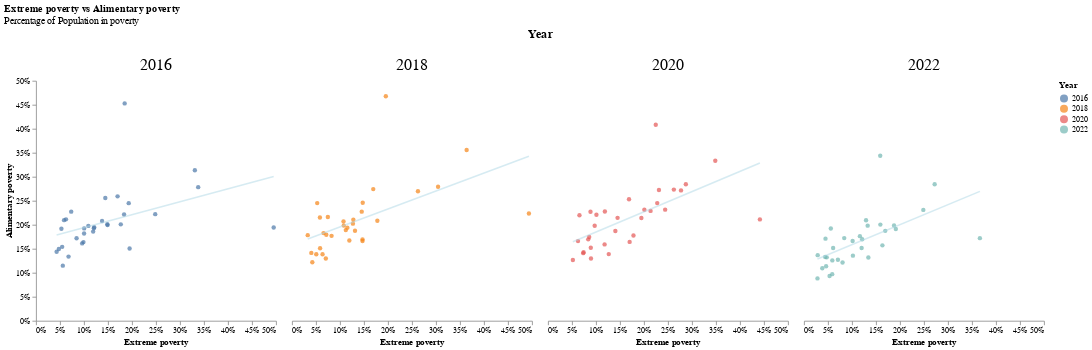

This figure's notebook cell:
### Code cell
# Do an scatter plot to see correlation between alimentary poverty and extreme poverty

def scatter_plot_poverty(df, first_variable, second_variable):
    source = df
    first_var_str_clean = first_variable.replace("_", " ").capitalize()
    second_var_str_clean = second_variable.replace("_", " ").capitalize()
    title_label = f"{first_var_str_clean} vs {second_var_str_clean}"
    scatter_chart = alt.Chart(source).mark_circle().encode(
        x = alt.X("extreme_poverty", title=first_var_str_clean, axis=alt.Axis(format="%")),
        y = alt.Y("alimentary_poverty", title=second_var_str_clean, axis=alt.Axis(format="%")),
        color = alt.Color("year:N", legend=alt.Legend(title="Year")),
        tooltip=["state_name"]
    ).interactive()
    scatter_chart = scatter_chart
    regression_line = scatter_chart.transform_regression("extreme_poverty", "alimentary_poverty").mark_line(color="lightblue",
                                                                                                            opacity=0.5).encode(
                                                                                                                            color=alt.value("lightblue")
                                                                                                                        )
    chart = (scatter_chart + regression_line)
    faceted_chart = chart.facet(column=alt.Column("year:O",
                                                  title="Year",
                                                  header=alt.Header(titleFontSize=15,
                                                                    labelFontSize=20))).properties(title = {"text": title_label, 
                                                      "subtitle": "Percentage of Population in poverty"}).configure_axis(grid=False
).configure_view(strokeWidth=0)
    
    return faceted_chart
scatter_chart = scatter_plot_poverty(poverty_df, "extreme_poverty", "alimentary_poverty")
scatter_chart.save("/Users/danielm/Documents/UChicago/Harris/data_visualization/Poverty_Alimentary_Poverty_in_Mexico/visualizations/scatter_plot_alimentary_vs_extreme.svg")
scatter_chart

### Figure 1 — Vega-Lite specification as saved in the notebook (floating-point values rounded to 4 significant figures)
{"config": {"view": {"continuousWidth": 300, "continuousHeight": 300, "strokeWidth": 0}, "axis": {"grid": false}}, "data": {"name": "data-031dac432dbc24df8c7cc349ce4a99cc"}, "facet": {"column": {"field": "year", "header": {"labelFontSize": 20, "titleFontSize": 15}, "title": "Year", "type": "ordinal"}}, "spec": {"layer": [{"mark": {"type": "circle"}, "encoding": {"color": {"field": "year", "legend": {"title": "Year"}, "type": "nominal"}, "tooltip": [{"field": "state_name", "type": "nominal"}], "x": {"axis": {"format": "%"}, "field": "extreme_poverty", "title": "Extreme poverty", "type": "quantitative"}, "y": {"axis": {"format": "%"}, "field": "alimentary_poverty", "title": "Alimentary poverty", "type": "quantitative"}}, "name": "view_10"}, {"mark": {"type": "line", "color": "lightblue", "opacity": 0.5}, "encoding": {"color": {"value": "lightblue"}, "tooltip": [{"field": "state_name", "type": "nominal"}], "x": {"axis": {"format": "%"}, "field": "extreme_poverty", "title": "Extreme poverty", "type": "quantitative"}, "y": {"axis": {"format": "%"}, "field": "alimentary_poverty", "title": "Alimentary poverty", "type": "quantitative"}}, "transform": [{"on": "extreme_poverty", "regression": "alimentary_poverty"}]}]}, "params": [{"name": "param_11", "select": {"type": "interval", "encodings": ["x", "y"]}, "bind": "scales", "views": ["view_10"]}], "title": {"text": "Extreme poverty vs Alimentary poverty", "subtitle": "Percentage of Population in poverty"}, "$schema": "https://vega.github.io/schema/vega-lite/v5.20.1.json", "datasets": {"data-031dac432dbc24df8c7cc349ce4a99cc": [{"Unnamed: 0": 0, "index": 0, "state_code": 1, "alimentary_poverty": 0.172, "extreme_poverty": 0.08453, "state_name": "AGUASCALIENTES", "year": 2016, "state_name_for_map": "Aguascalientes"}, {"Unnamed: 0": 1, "index": 1, "state_code": 2, "alimentary_poverty": 0.1495, "extreme_poverty": 0.04761, "state_name": "BAJA CALIFORNIA", "year": 2016, "state_name_for_map": "Baja California"}, {"Unnamed: 0": 2, "index": 2, "state_code": 3, "alimentary_poverty": 0.1918, "extreme_poverty": 0.05292, "state_name": "BAJA CALIFORNIA SUR", "year": 2016, "state_name_for_map": "Baja California Sur"}, {"Unnamed: 0": 3, "index": 3, "state_code": 4, "alimentary_poverty": 0.256, "extreme_poverty": 0.1444, "state_name": "CAMPECHE", "year": 2016, "state_name_for_map": "Campeche"}, {"Unnamed: 0": 4, "index": 4, "state_code": 5, "alimentary_poverty": 0.1612, "extreme_poverty": 0.09612, "state_name": "COAHUILA", "year": 2016, "state_name_for_map": "Coahuila"}, {"Unnamed: 0": 5, "index": 5, "state_code": 6, "alimentary_poverty": 0.2113, "extreme_poverty": 0.06248, "state_name": "COLIMA", "year": 2016, "state_name_for_map": "Colima"}, {"Unnamed: 0": 6, "index": 6, "state_code": 7, "alimentary_poverty": 0.1943, "extreme_poverty": 0.4952, "state_name": "CHIAPAS", "year": 2016, "state_name_for_map": "Chiapas"}, {"Unnamed: 0": 7, "index": 7, "state_code": 8, "alimentary_poverty": 0.1819, "extreme_poverty": 0.1001, "state_name": "CHIHUAHUA", "year": 2016, "state_name_for_map": "Chihuahua"}, {"Unnamed: 0": 8, "index": 8, "state_code": 9, "alimentary_poverty": 0.1149, "extreme_poverty": 0.05587, "state_name": "DISTRITO FEDERAL", "year": 2016, "state_name_for_map": "Ciudad de México"}, {"Unnamed: 0": 9, "index": 9, "state_code": 10, "alimentary_poverty": 0.1859, "extreme_poverty": 0.119, "state_name": "DURANGO", "year": 2016, "state_name_for_map": "Durango"}, {"Unnamed: 0": 10, "index": 10, "state_code": 11, "alimentary_poverty": 0.1977, "extreme_poverty": 0.1091, "state_name": "GUANAJUATO", "year": 2016, "state_name_for_map": "Guanajuato"}, {"Unnamed: 0": 11, "index": 11, "state_code": 12, "alimentary_poverty": 0.2784, "extreme_poverty": 0.3379, "state_name": "GUERRERO", "year": 2016, "state_name_for_map": "Guerrero"}, {"Unnamed: 0": 12, "index": 12, "state_code": 13, "alimentary_poverty": 0.2451, "extreme_poverty": 0.1932, "state_name": "HIDALGO", "year": 2016, "state_name_for_map": "Hidalgo"}, {"Unnamed: 0": 13, "index": 13, "state_code": 14, "alimentary_poverty": 0.1541, "extreme_poverty": 0.05453, "state_name": "JALISCO", "year": 2016, "state_name_for_map": "Jalisco"}, {"Unnamed: 0": 14, "index": 14, "state_code": 15, "alimentary_poverty": 0.2078, "extreme_poverty": 0.1376, "state_name": "MEXICO", "year": 2016, "state_name_for_map": "Estado de México"}, {"Unnamed: 0": 15, "index": 15, "state_code": 16, "alimentary_poverty": 0.2592, "extreme_poverty": 0.17, "state_name": "MICHOACAN", "year": 2016, "state_name_for_map": "Michoacán"}, {"Unnamed: 0": 16, "index": 16, "state_code": 17, "alimentary_poverty": 0.195, "extreme_poverty": 0.1212, "state_name": "MORELOS", "year": 2016, "state_name_for_map": "Morelos"}, {"Unnamed: 0": 17, "index": 17, "state_code": 18, "alimentary_poverty": 0.1993, "extreme_poverty": 0.1491, "state_name": "NAYARIT", "year": 2016, "state_name_for_map": "Nayarit"}, {"Unnamed: 0": 18, "index": 18, "state_code": 19, "alimentary_poverty": 0.1438, "extreme_poverty": 0.04298, "state_name": "NUEVO LEON", "year": 2016, "state_name_for_map": "Nuevo León"}, {"Unnamed: 0": 19, "index": 19, "state_code": 20, "alimentary_poverty": 0.3137, "extreme_poverty": 0.331, "state_name": "OAXACA", "year": 2016, "state_name_for_map": "Oaxaca"}, {"Unnamed: 0": 20, "index": 20, "state_code": 21, "alimentary_poverty": 0.201, "extreme_poverty": 0.1766, "state_name": "PUEBLA", "year": 2016, "state_name_for_map": "Puebla"}, {"Unnamed: 0": 21, "index": 21, "state_code": 22, "alimentary_poverty": 0.1338, "extreme_poverty": 0.06778, "state_name": "QUERETARO", "year": 2016, "state_name_for_map": "Querétaro"}, {"Unnamed: 0": 22, "index": 22, "state_code": 23, "alimentary_poverty": 0.1639, "extreme_poverty": 0.0988, "state_name": "QUINTANA ROO", "year": 2016, "state_name_for_map": "Quintana Roo"}, {"Unnamed: 0": 23, "index": 23, "state_code": 24, "alimentary_poverty": 0.201, "extreme_poverty": 0.1486, "state_name": "SAN LUIS POTOSI", "year": 2016, "state_name_for_map": "San Luis Potosí"}, {"Unnamed: 0": 24, "index": 24, "state_code": 25, "alimentary_poverty": 0.2274, "extreme_poverty": 0.07335, "state_name": "SINALOA", "year": 2016, "state_name_for_map": "Sinaloa"}, {"Unnamed: 0": 25, "index": 25, "state_code": 26, "alimentary_poverty": 0.2097, "extreme_poverty": 0.05845, "state_name": "SONORA", "year": 2016, "state_name_for_map": "Sonora"}, {"Unnamed: 0": 26, "index": 26, "state_code": 27, "alimentary_poverty": 0.4529, "extreme_poverty": 0.1847, "state_name": "TABASCO", "year": 2016, "state_name_for_map": "Tabasco"}, {"Unnamed: 0": 27, "index": 27, "state_code": 28, "alimentary_poverty": 0.1924, "extreme_poverty": 0.1003, "state_name": "TAMAULIPAS", "year": 2016, "state_name_for_map": "Tamaulipas"}, {"Unnamed: 0": 28, "index": 28, "state_code": 29, "alimentary_poverty": 0.2215, "extreme_poverty": 0.1835, "state_name": "TLAXCALA", "year": 2016, "state_name_for_map": "Tlaxcala"}, {"Unnamed: 0": 29, "index": 29, "state_code": 30, "alimentary_poverty": 0.2221, "extreme_poverty": 0.2484, "state_name": "VERACRUZ", "year": 2016, "state_name_for_map": "Veracruz"}, {"Unnamed: 0": 30, "index": 30, "state_code": 31, "alimentary_poverty": 0.1928, "extreme_poverty": 0.1205, "state_name": "YUCATAN", "year": 2016, "state_name_for_map": "Yucatán"}, {"Unnamed: 0": 31, "index": 31, "state_code": 32, "alimentary_poverty": 0.1506, "extreme_poverty": 0.195, "state_name": "ZACATECAS", "year": 2016, "state_name_for_map": "Zacatecas"}, {"Unnamed: 0": 32, "index": 0, "state_code": 1, "alimentary_poverty": 0.1299, "extreme_poverty": 0.07045, "state_name": "AGUASCALIENTES", "year": 2018, "state_name_for_map": "Aguascalientes"}, {"Unnamed: 0": 33, "index": 1, "state_code": 2, "alimentary_poverty": 0.1415, "extreme_poverty": 0.04028, "state_name": "BAJA CALIFORNIA", "year": 2018, "state_name_for_map": "Baja California"}, {"Unnamed: 0": 34, "index": 2, "state_code": 3, "alimentary_poverty": 0.1784, "extreme_poverty": 0.03277, "state_name": "BAJA CALIFORNIA SUR", "year": 2018, "state_name_for_map": "Baja California Sur"}, {"Unnamed: 0": 35, "index": 3, "state_code": 4, "alimentary_poverty": 0.2744, "extreme_poverty": 0.1693, "state_name": "CAMPECHE", "year": 2018, "state_name_for_map": "Campeche"}, {"Unnamed: 0": 36, "index": 4, "state_code": 5, "alimentary_poverty": 0.1827, "extreme_poverty": 0.06572, "state_name": "COAHUILA", "year": 2018, "state_name_for_map": "Coahuila"}, {"Unnamed: 0": 37, "index": 5, "state_code": 6, "alimentary_poverty": 0.2163, "extreme_poverty": 0.07468, "state_name": "COLIMA", "year": 2018, "state_name_for_map": "Colima"}, {"Unnamed: 0": 38, "index": 6, "state_code": 7, "alimentary_poverty": 0.2234, "extreme_poverty": 0.4936, "state_name": "CHIAPAS", "year": 2018, "state_name_for_map": "Chiapas"}, {"Unnamed: 0": 39, "index": 7, "state_code": 8, "alimentary_poverty": 0.177, "extreme_poverty": 0.08242, "state_name": "CHIHUAHUA", "year": 2018, "state_name_for_map": "Chihuahua"}, {"Unnamed: 0": 40, "index": 8, "state_code": 9, "alimentary_poverty": 0.1387, "extreme_poverty": 0.06364, "state_name": "DISTRITO FEDERAL", "year": 2018, "state_name_for_map": "Ciudad de México"}, {"Unnamed: 0": 41, "index": 9, "state_code": 10, "alimentary_poverty": 0.1877, "extreme_poverty": 0.1313, "state_name": "DURANGO", "year": 2018, "state_name_for_map": "Durango"}, {"Unnamed: 0": 42, "index": 10, "state_code": 11, "alimentary_poverty": 0.2069, "extreme_poverty": 0.1073, "state_name": "GUANAJUATO", "year": 2018, "state_name_for_map": "Guanajuato"}, {"Unnamed: 0": 43, "index": 11, "state_code": 12, "alimentary_poverty": 0.3557, "extreme_poverty": 0.3639, "state_name": "GUERRERO", "year": 2018, "state_name_for_map": "Guerrero"}, {"Unnamed: 0": 44, "index": 12, "state_code": 13, "alimentary_poverty": 0.2273, "extreme_poverty": 0.1453, "state_name": "HIDALGO", "year": 2018, "state_name_for_map": "Hidalgo"}, {"Unnamed: 0": 45, "index": 13, "state_code": 14, "alimentary_poverty": 0.1511, "extreme_poverty": 0.05852, "state_name": "JALISCO", "year": 2018, "state_name_for_map": "Jalisco"}, {"Unnamed: 0": 46, "index": 14, "state_code": 15, "alimentary_poverty": 0.1983, "extreme_poverty": 0.1078, "state_name": "MEXICO", "year": 2018, "state_name_for_map": "Estado de México"}, {"Unnamed: 0": 47, "index": 15, "state_code": 16, "alimentary_poverty": 0.2106, "extreme_poverty": 0.1278, "state_name": "MICHOACAN", "year": 2018, "state_name_for_map": "Michoacán"}, {"Unnamed: 0": 48, "index": 16, "state_code": 17, "alimentary_poverty": 0.2459, "extreme_poverty": 0.1473, "state_name": "MORELOS", "year": 2018, "state_name_for_map": "Morelos"}, {"Unnamed: 0": 49, "index": 17, "state_code": 18, "alimentary_poverty": 0.189, "extreme_poverty": 0.1121, "state_name": "NAYARIT", "year": 2018, "state_name_for_map": "Nayarit"}, {"Unnamed: 0": 50, "index": 18, "state_code": 19, "alimentary_poverty": 0.1219, "extreme_poverty": 0.04234, "state_name": "NUEVO LEON", "year": 2018, "state_name_for_map": "Nuevo León"}, {"Unnamed: 0": 51, "index": 19, "state_code": 20, "alimentary_poverty": 0.2792, "extreme_poverty": 0.3043, "state_name": "OAXACA", "year": 2018, "state_name_for_map": "Oaxaca"}, {"Unnamed: 0": 52, "index": 20, "state_code": 21, "alimentary_poverty": 0.2084, "extreme_poverty": 0.1778, "state_name": "PUEBLA", "year": 2018, "state_name_for_map": "Puebla"}, {"Unnamed: 0": 53, "index": 21, "state_code": 22, "alimentary_poverty": 0.1387, "extreme_poverty": 0.05057, "state_name": "QUERETARO", "year": 2018, "state_name_for_map": "Querétaro"}, {"Unnamed: 0": 54, "index": 22, "state_code": 23, "alimentary_poverty": 0.1792, "extreme_poverty": 0.07144, "state_name": "QUINTANA ROO", "year": 2018, "state_name_for_map": "Quintana Roo"}, {"Unnamed: 0": 55, "index": 23, "state_code": 24, "alimentary_poverty": 0.1695, "extreme_poverty": 0.1469, "state_name": "SAN LUIS POTOSI", "year": 2018, "state_name_for_map": "San Luis Potosí"}, {"Unnamed: 0": 56, "index": 24, "state_code": 25, "alimentary_poverty": 0.2452, "extreme_poverty": 0.05253, "state_name": "SINALOA", "year": 2018, "state_name_for_map": "Sinaloa"}, {"Unnamed: 0": 57, "index": 25, "state_code": 26, "alimentary_poverty": 0.2153, "extreme_poverty": 0.05817, "state_name": "SONORA", "year": 2018, "state_name_for_map": "Sonora"}, {"Unnamed: 0": 58, "index": 26, "state_code": 27, "alimentary_poverty": 0.4678, "extreme_poverty": 0.1955, "state_name": "TABASCO", "year": 2018, "state_name_for_map": "Tabasco"}, {"Unnamed: 0": 59, "index": 27, "state_code": 28, "alimentary_poverty": 0.1673, "extreme_poverty": 0.1195, "state_name": "TAMAULIPAS", "year": 2018, "state_name_for_map": "Tamaulipas"}, {"Unnamed: 0": 60, "index": 28, "state_code": 29, "alimentary_poverty": 0.2024, "extreme_poverty": 0.1269, "state_name": "TLAXCALA", "year": 2018, "state_name_for_map": "Tlaxcala"}, {"Unnamed: 0": 61, "index": 29, "state_code": 30, "alimentary_poverty": 0.2698, "extreme_poverty": 0.2624, "state_name": "VERACRUZ", "year": 2018, "state_name_for_map": "Veracruz"}, {"Unnamed: 0": 62, "index": 30, "state_code": 31, "alimentary_poverty": 0.194, "extreme_poverty": 0.1154, "state_name": "YUCATAN", "year": 2018, "state_name_for_map": "Yucatán"}, {"Unnamed: 0": 63, "index": 31, "state_code": 32, "alimentary_poverty": 0.1663, "extreme_poverty": 0.1469, "state_name": "ZACATECAS", "year": 2018, "state_name_for_map": "Zacatecas"}, {"Unnamed: 0": 64, "index": 0, "state_code": 1, "alimentary_poverty": 0.1745, "extreme_poverty": 0.08579, "state_name": "AGUASCALIENTES", "year": 2020, "state_name_for_map": "Aguascalientes"}, {"Unnamed: 0": 65, "index": 1, "state_code": 2, "alimentary_poverty": 0.1266, "extreme_poverty": 0.0518, "state_name": "BAJA CALIFORNIA", "year": 2020, "state_name_for_map": "Baja California"}, {"Unnamed: 0": 66, "index": 2, "state_code": 3, "alimentary_poverty": 0.2271, "extreme_poverty": 0.08856, "state_name": "BAJA CALIFORNIA SUR", "year": 2020, "state_name_for_map": "Baja California Sur"}, {"Unnamed: 0": 67, "index": 3, "state_code": 4, "alimentary_poverty": 0.2453, "extreme_poverty": 0.2275, "state_name": "CAMPECHE", "year": 2020, "state_name_for_map": "Campeche"}, {"Unnamed: 0": 68, "index": 4, "state_code": 5, "alimentary_poverty": 0.1522, "extreme_poverty": 0.08916, "state_name": "COAHUILA", "year": 2020, "state_name_for_map": "Coahuila"}, {"Unnamed: 0": 69, "index": 5, "state_code": 6, "alimentary_poverty": 0.166, "extreme_poverty": 0.06254, "state_name": "COLIMA", "year": 2020, "state_name_for_map": "Colima"}, {"Unnamed: 0": 70, "index": 6, "state_code": 7, "alimentary_poverty": 0.2112, "extreme_poverty": 0.4414, "state_name": "CHIAPAS", "year": 2020, "state_name_for_map": "Chiapas"}, {"Unnamed: 0": 71, "index": 7, "state_code": 8, "alimentary_poverty": 0.1298, "extreme_poverty": 0.08958, "state_name": "CHIHUAHUA", "year": 2020, "state_name_for_map": "Chihuahua"}, {"Unnamed: 0": 72, "index": 8, "state_code": 9, "alimentary_poverty": 0.1591, "extreme_poverty": 0.1179, "state_name": "DISTRITO FEDERAL", "year": 2020, "state_name_for_map": "Ciudad de México"}, {"Unnamed: 0": 73, "index": 9, "state_code": 10, "alimentary_poverty": 0.187, "extreme_poverty": 0.1403, "state_name": "DURANGO", "year": 2020, "state_name_for_map": "Durango"}, {"Unnamed: 0": 74, "index": 10, "state_code": 11, "alimentary_poverty": 0.2277, "extreme_poverty": 0.1185, "state_name": "GUANAJUATO", "year": 2020, "state_name_for_map": "Guanajuato"}, {"Unnamed: 0": 75, "index": 11, "state_code": 12, "alimentary_poverty": 0.3334, "extreme_poverty": 0.3485, "state_name": "GUERRERO", "year": 2020, "state_name_for_map": "Guerrero"}, {"Unnamed: 0": 76, "index": 12, "state_code": 13, "alimentary_poverty": 0.2531, "extreme_poverty": 0.1688, "state_name": "HIDALGO", "year": 2020, "state_name_for_map": "Hidalgo"}, {"Unnamed: 0": 77, "index": 13, "state_code": 14, "alimentary_poverty": 0.1428, "extreme_poverty": 0.07406, "state_name": "JALISCO", "year": 2020, "state_name_for_map": "Jalisco"}, {"Unnamed: 0": 78, "index": 14, "state_code": 15, "alimentary_poverty": 0.2142, "extreme_poverty": 0.1945, "state_name": "MEXICO", "year": 2020, "state_name_for_map": "Estado de México"}, {"Unnamed: 0": 79, "index": 15, "state_code": 16, "alimentary_poverty": 0.2145, "extreme_poverty": 0.1449, "state_name": "MICHOACAN", "year": 2020, "state_name_for_map": "Michoacán"}, {"Unnamed: 0": 80, "index": 16, "state_code": 17, "alimentary_poverty": 0.2314, "extreme_poverty": 0.2008, "state_name": "MORELOS", "year": 2020, "state_name_for_map": "Morelos"}, {"Unnamed: 0": 81, "index": 17, "state_code": 18, "alimentary_poverty": 0.198, "extreme_poverty": 0.09726, "state_name": "NAYARIT", "year": 2020, "state_name_for_map": "Nayarit"}, {"Unnamed: 0": 82, "index": 18, "state_code": 19, "alimentary_poverty": 0.141, "extreme_poverty": 0.07343, "state_name": "NUEVO LEON", "year": 2020, "state_name_for_map": "Nuevo León"}, {"Unnamed: 0": 83, "index": 19, "state_code": 20, "alimentary_poverty": 0.2844, "extreme_poverty": 0.2872, "state_name": "OAXACA", "year": 2020, "state_name_for_map": "Oaxaca"}, {"Unnamed: 0": 84, "index": 20, "state_code": 21, "alimentary_poverty": 0.2734, "extreme_poverty": 0.2622, "state_name": "PUEBLA", "year": 2020, "state_name_for_map": "Puebla"}, {"Unnamed: 0": 85, "index": 21, "state_code": 22, "alimentary_poverty": 0.1697, "extreme_poverty": 0.08379, "state_name": "QUERETARO", "year": 2020, "state_name_for_map": "Querétaro"}, {"Unnamed: 0": 86, "index": 22, "state_code": 23, "alimentary_poverty": 0.2725, "extreme_poverty": 0.2312, "state_name": "QUINTANA ROO", "year": 2020, "state_name_for_map": "Quintana Roo"}, {"Unnamed: 0": 87, "index": 23, "state_code": 24, "alimentary_poverty": 0.1778, "extreme_poverty": 0.178, "state_name": "SAN LUIS POTOSI", "year": 2020, "state_name_for_map": "San Luis Potosí"}, {"Unnamed: 0": 88, "index": 24, "state_code": 25, "alimentary_poverty": 0.22, "extreme_poverty": 0.06555, "state_name": "SINALOA", "year": 2020, "state_name_for_map": "Sinaloa"}, {"Unnamed: 0": 89, "index": 25, "state_code": 26, "alimentary_poverty": 0.2209, "extreme_poverty": 0.1009, "state_name": "SONORA", "year": 2020, "state_name_for_map": "Sonora"}, {"Unnamed: 0": 90, "index": 26, "state_code": 27, "alimentary_poverty": 0.4086, "extreme_poverty": 0.2245, "state_name": "TABASCO", "year": 2020, "state_name_for_map": "Tabasco"}, {"Unnamed: 0": 91, "index": 27, "state_code": 28, "alimentary_poverty": 0.139, "extreme_poverty": 0.1266, "state_name": "TAMAULIPAS", "year": 2020, "state_name_for_map": "Tamaulipas"}, {"Unnamed: 0": 92, "index": 28, "state_code": 29, "alimentary_poverty": 0.2717, "extreme_poverty": 0.2771, "state_name": "TLAXCALA", "year": 2020, "state_name_for_map": "Tlaxcala"}, {"Unnamed: 0": 93, "index": 29, "state_code": 30, "alimentary_poverty": 0.2315, "extreme_poverty": 0.2441, "state_name": "VERACRUZ", "year": 2020, "state_name_for_map": "Veracruz"}, {"Unnamed: 0": 94, "index": 30, "state_code": 31, "alimentary_poverty": 0.2289, "extreme_poverty": 0.2137, "state_name": "YUCATAN", "year": 2020, "state_name_for_map": "Yucatán"}, {"Unnamed: 0": 95, "index": 31, "state_code": 32, "alimentary_poverty": 0.1644, "extreme_poverty": 0.1701, "state_name": "ZACATECAS", "year": 2020, "state_name_for_map": "Zacatecas"}, {"Unnamed: 0": 96, "index": 0, "state_code": 1, "alimentary_poverty": 0.1517, "extreme_poverty": 0.06073, "state_name": "AGUASCALIENTES", "year": 2022, "state_name_for_map": "Aguascalientes"}, {"Unnamed: 0": 97, "index": 1, "state_code": 2, "alimentary_poverty": 0.08836, "extreme_poverty": 0.02809, "state_name": "BAJA CALIFORNIA", "year": 2022, "state_name_for_map": "Baja California"}, {"Unnamed: 0": 98, "index": 2, "state_code": 3, "alimentary_poverty": 0.1367, "extreme_poverty": 0.02849, "state_name": "BAJA CALIFORNIA SUR", "year": 2022, "state_name_for_map": "Baja California Sur"}, {"Unnamed: 0": 99, "index": 3, "state_code": 4, "alimentary_poverty": 0.2004, "extreme_poverty": 0.1591, "state_name": "CAMPECHE", "year": 2022, "state_name_for_map": "Campeche"}, {"Unnamed: 0": 100, "index": 4, "state_code": 5, "alimentary_poverty": 0.1258, "extreme_poverty": 0.05901, "state_name": "COAHUILA", "year": 2022, "state_name_for_map": "Coahuila"}, {"Unnamed: 0": 101, "index": 5, "state_code": 6, "alimentary_poverty": 0.1328, "extreme_poverty": 0.04415, "state_name": "COLIMA", "year": 2022, "state_name_for_map": "Colima"}, {"Unnamed: 0": 102, "index": 6, "state_code": 7, "alimentary_poverty": 0.1722, "extreme_poverty": 0.3664, "state_name": "CHIAPAS", "year": 2022, "state_name_for_map": "Chiapas"}, {"Unnamed: 0": 103, "index": 7, "state_code": 8, "alimentary_poverty": 0.09342, "extreme_poverty": 0.05325, "state_name": "CHIHUAHUA", "year": 2022, "state_name_for_map": "Chihuahua"}, {"Unnamed: 0": 104, "index": 8, "state_code": 9, "alimentary_poverty": 0.09713, "extreme_poverty": 0.05877, "state_name": "DISTRITO FEDERAL", "year": 2022, "state_name_for_map": "Ciudad de México"}, {"Unnamed: 0": 105, "index": 9, "state_code": 10, "alimentary_poverty": 0.1982, "extreme_poverty": 0.1327, "state_name": "DURANGO", "year": 2022, "state_name_for_map": "Durango"}, {"Unnamed: 0": 106, "index": 10, "state_code": 11, "alimentary_poverty": 0.1723, "extreme_poverty": 0.08381, "state_name": "GUANAJUATO", "year": 2022, "state_name_for_map": "Guanajuato"}, {"Unnamed: 0": 107, "index": 11, "state_code": 12, "alimentary_poverty": 0.2845, "extreme_poverty": 0.2722, "state_name": "GUERRERO", "year": 2022, "state_name_for_map": "Guerrero"}, {"Unnamed: 0": 108, "index": 12, "state_code": 13, "alimentary_poverty": 0.1517, "extreme_poverty": 0.12, "state_name": "HIDALGO", "year": 2022, "state_name_for_map": "Hidalgo"}, {"Unnamed: 0": 109, "index": 13, "state_code": 14, "alimentary_poverty": 0.1322, "extreme_poverty": 0.04731, "state_name": "JALISCO", "year": 2022, "state_name_for_map": "Jalisco"}, {"Unnamed: 0": 110, "index": 14, "state_code": 15, "alimentary_poverty": 0.1699, "extreme_poverty": 0.1212, "state_name": "MEXICO", "year": 2022, "state_name_for_map": "Estado de México"}, {"Unnamed: 0": 111, "index": 15, "state_code": 16, "alimentary_poverty": 0.2095, "extreme_poverty": 0.1293, "state_name": "MICHOACAN", "year": 2022, "state_name_for_map": "Michoacán"}, {"Unnamed: 0": 112, "index": 16, "state_code": 17, "alimentary_poverty": 0.1763, "extreme_poverty": 0.1165, "state_name": "MORELOS", "year": 2022, "state_name_for_map": "Morelos"}, {"Unnamed: 0": 113, "index": 17, "state_code": 18, "alimentary_poverty": 0.1663, "extreme_poverty": 0.1013, "state_name": "NAYARIT", "year": 2022, "state_name_for_map": "Nayarit"}, {"Unnamed: 0": 114, "index": 18, "state_code": 19, "alimentary_poverty": 0.1095, "extreme_poverty": 0.03812, "state_name": "NUEVO LEON", "year": 2022, "state_name_for_map": "Nuevo León"}, {"Unnamed: 0": 115, "index": 19, "state_code": 20, "alimentary_poverty": 0.231, "extreme_poverty": 0.2486, "state_name": "OAXACA", "year": 2022, "state_name_for_map": "Oaxaca"}, {"Unnamed: 0": 116, "index": 20, "state_code": 21, "alimentary_poverty": 0.1913, "extreme_poverty": 0.1913, "state_name": "PUEBLA", "year": 2022, "state_name_for_map": "Puebla"}, {"Unnamed: 0": 117, "index": 21, "state_code": 22, "alimentary_poverty": 0.1137, "extreme_poverty": 0.04605, "state_name": "QUERETARO", "year": 2022, "state_name_for_map": "Querétaro"}, {"Unnamed: 0": 118, "index": 22, "state_code": 23, "alimentary_poverty": 0.1271, "extreme_poverty": 0.07065, "state_name": "QUINTANA ROO", "year": 2022, "state_name_for_map": "Quintana Roo"}, {"Unnamed: 0": 119, "index": 23, "state_code": 24, "alimentary_poverty": 0.1319, "extreme_poverty": 0.1341, "state_name": "SAN LUIS POTOSI", "year": 2022, "state_name_for_map": "San Luis Potosí"}, {"Unnamed: 0": 120, "index": 24, "state_code": 25, "alimentary_poverty": 0.1711, "extreme_poverty": 0.04477, "state_name": "SINALOA", "year": 2022, "state_name_for_map": "Sinaloa"}, {"Unnamed: 0": 121, "index": 25, "state_code": 26, "alimentary_poverty": 0.1923, "extreme_poverty": 0.05587, "state_name": "SONORA", "year": 2022, "state_name_for_map": "Sonora"}, {"Unnamed: 0": 122, "index": 26, "state_code": 27, "alimentary_poverty": 0.3438, "extreme_poverty": 0.1588, "state_name": "TABASCO", "year": 2022, "state_name_for_map": "Tabasco"}, {"Unnamed: 0": 123, "index": 27, "state_code": 28, "alimentary_poverty": 0.1216, "extreme_poverty": 0.08034, "state_name": "TAMAULIPAS", "year": 2022, "state_name_for_map": "Tamaulipas"}, {"Unnamed: 0": 124, "index": 28, "state_code": 29, "alimentary_poverty": 0.1874, "extreme_poverty": 0.1693, "state_name": "TLAXCALA", "year": 2022, "state_name_for_map": "Tlaxcala"}, {"Unnamed: 0": 125, "index": 29, "state_code": 30, "alimentary_poverty": 0.1985, "extreme_poverty": 0.1876, "state_name": "VERACRUZ", "year": 2022, "state_name_for_map": "Veracruz"}, {"Unnamed: 0": 126, "index": 30, "state_code": 31, "alimentary_poverty": 0.1357, "extreme_poverty": 0.1019, "state_name": "YUCATAN", "year": 2022, "state_name_for_map": "Yucatán"}, {"Unnamed: 0": 127, "index": 31, "state_code": 32, "alimentary_poverty": 0.1572, "extreme_poverty": 0.1633, "state_name": "ZACATECAS", "year": 2022, "state_name_for_map": "Zacatecas"}]}}
